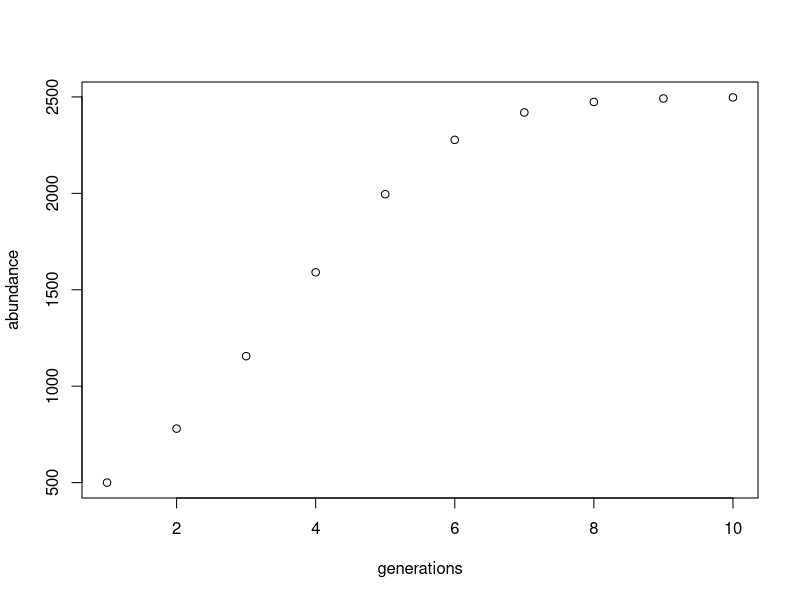

Here is the R script that generated this plot:
# Implementing discrete-time logistic growth model
# Emily Volk 

# Details: 
# ====
# Recall: Discrete-time logistic growth 
# Equation: n[t] = n[t-1] + ( r * n[t-1] * (K - n[t-1])/K )
# n[t] = abundance of the pop at time t
# n[t-1] = abundance of pop at previous time step 
# r = intrinsic growth rate of population 
# K = environmental carrying capacity for the pop 
# ====

# Make discrete-time logistic growth function: 

popGrowth <- function(growthRate, carryingCap, numberGens, initPopSize) {
    # Make a df to store abundances 
    abundances <- data.frame(generations=seq(1:numberGens), abundance=rep(0,numberGens))
    
    # Store initial population: 
    abundances$abundance[1] <- initPopSize 
    
    # Model, and store time and abundance in abundance df 
    for( i in 2:numberGens ){
        # Store previous abundance to use 
        prevPop <- abundances$abundance[i-1]
        abundances$abundance[i] <- prevPop + ( growthRate * prevPop * ( (carryingCap - prevPop) / K) ) 
    }
    
    # At end, plot abundances 
    plot(abundances)
    
    # Return abundances data frame
    return(abundances)
}

# Run the function with parameter values: 
# Growth rate: 
rate <- .7
# Carrying capacity: 
K <- 2500
# Number generations 
gens <- 10 
# Initial population size: 
initAbundance <- 500

# Run function using these values, store numeric output 
abundanceVals <- popGrowth(growthRate=rate, carryingCap=K, numberGens=gens , initPopSize=initAbundance)

# Write data to file 
write.csv(abundanceVals, "log_growth_abundances.csv")
